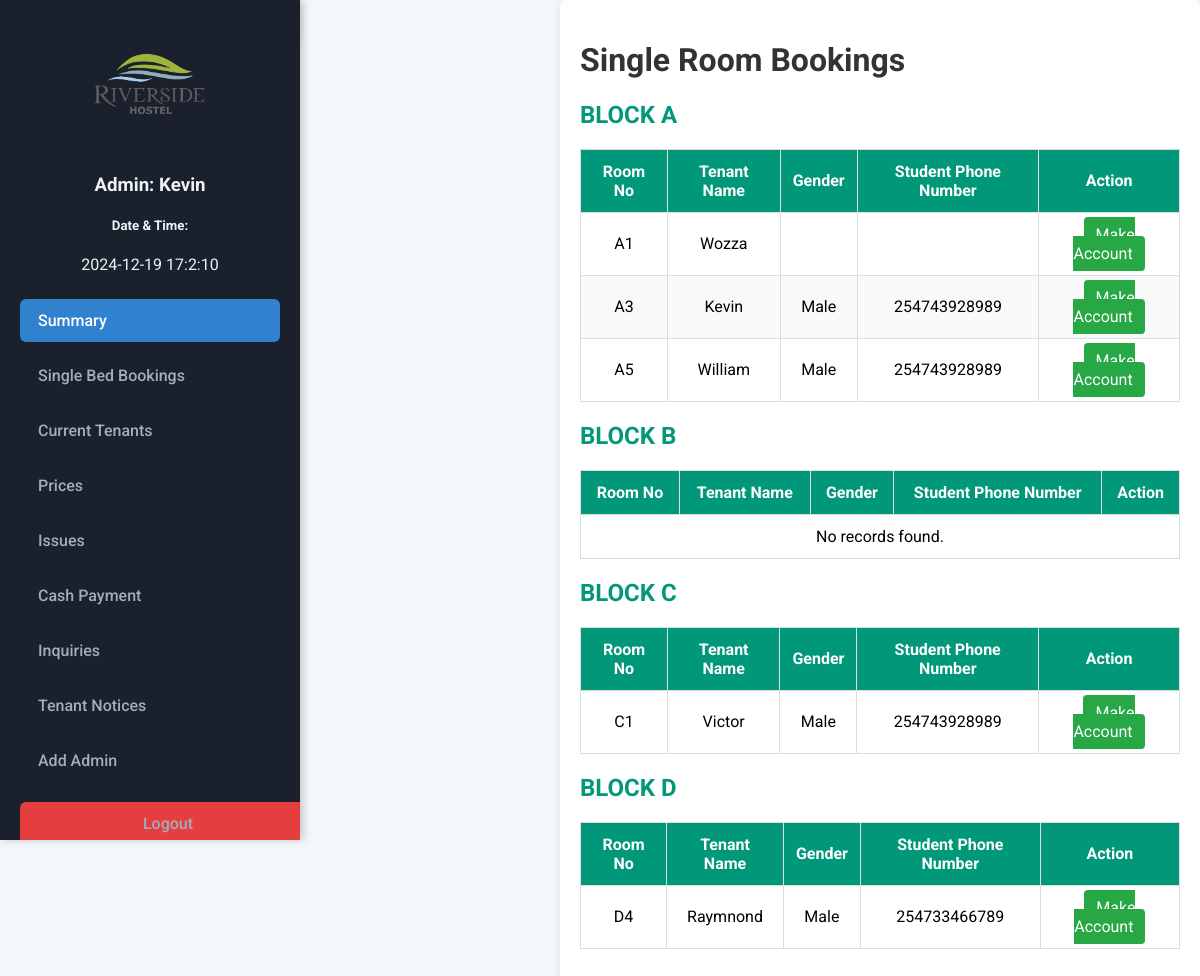
/ADMIN/booking.php (signed in), run on the app's committed database.
### tables this page shows
CREATE TABLE `blockabooking` (
  `RoomNo` varchar(100) NOT NULL,
  `Status` varchar(100) NOT NULL DEFAULT 'Available',
  `Name` varchar(100) NOT NULL,
  `LastName` varchar(100) NOT NULL,
  `StudentPhoneNumber` varchar(100) NOT NULL,
  `Gender` varchar(100) NOT NULL,
  `University` varchar(100) NOT NULL,
  `NumberPaid` varchar(100) NOT NULL,
  `TransactionId` varchar(100) NOT NULL
);

CREATE TABLE `blockcbooking` (
  `RoomNo` varchar(100) NOT NULL,
  `Status` varchar(100) NOT NULL DEFAULT 'Available',
  `Name` varchar(100) NOT NULL,
  `LastName` varchar(100) NOT NULL,
  `StudentPhoneNumber` varchar(100) NOT NULL,
  `Gender` varchar(100) NOT NULL,
  `University` varchar(100) NOT NULL,
  `NumberPaid` varchar(100) NOT NULL
);

CREATE TABLE `blockdbooking` (
  `RoomNo` varchar(100) NOT NULL,
  `Status` varchar(100) NOT NULL DEFAULT 'Available',
  `Name` varchar(100) NOT NULL,
  `LastName` varchar(100) NOT NULL,
  `StudentPhoneNumber` varchar(100) NOT NULL,
  `Gender` varchar(100) NOT NULL,
  `University` varchar(100) NOT NULL,
  `NumberPaid` varchar(100) NOT NULL
);

### ADMIN/booking.php (the view, shortened to what this page needs)
<!DOCTYPE html>
<html lang="en">
<head>
</head>
<body>
    <div class="container">
        <div class="side">
            <?php include("base.php"); ?>
        </div>
        <div class="content">
            <h1>Single Room Bookings</h1>
            <?php
            include("connection.php");
            ?>
            <div class="section-title">BLOCK A</div>
            <table>
                <thead>
                    <tr>
                        <th>Room No</th>
                        <th>Tenant Name</th>
                        <th>Gender</th>
                        <th>Student Phone Number</th>
                        <th>Action</th>
                    </tr>
                </thead>
                <tbody>
                    <?php
                    $query = "SELECT * FROM blockabooking WHERE Status = 'Booked'";
                    $result = mysqli_query($conn, $query);
                    if (mysqli_num_rows($result) > 0) {
                        while ($row = mysqli_fetch_assoc($result)) {
                            echo "<tr>
                                <td>{$row['RoomNo']}</td>
                                <td>{$row['Name']}</td>
                                <td>{$row['Gender']}</td>
                                <td>{$row['StudentPhoneNumber']}</td>
                                <td><a class='action-button' href='blocksbookings/blockabooking.php?tenantid={$row['RoomNo']}'>Make Account</a></td>
                            </tr>";
                        }
                    } else {
                        echo '<tr><td colspan="5">No records found.</td></tr>';
                    }
                    ?>
                </tbody>
            </table>
            <div class="section-title">BLOCK B</div>
            <table>
                <thead>
                    <tr>
                        <th>Room No</th>
                        <th>Tenant Name</th>
                        <th>Gender</th>
                        <th>Student Phone Number</th>
                        <th>Action</th>
                    </tr>
                </thead>
                <tbody>
                    <?php
                    $query = "SELECT * FROM blockbbooking WHERE Status = 'Booked'";
                    $result = mysqli_query($conn, $query);
                    if (mysqli_num_rows($result) > 0) {
                        while ($row = mysqli_fetch_assoc($result)) {
                            echo "<tr>
                                <td>{$row['RoomNo']}</td>
                                <td>{$row['Name']}</td>
                                <td>{$row['Gender']}</td>
                                <td>{$row['StudentPhoneNumber']}</td>
                                <td><a class='action-button' href='blocksbookings/blockbbooking.php?tenantid={$row['RoomNo']}'>Make Account</a></td>
                            </tr>";
                        }
                    } else {
                        echo '<tr><td colspan="5">No records found.</td></tr>';
                    }
                    ?>
                </tbody>
            </table>
            <div class="section-title">BLOCK C</div>
            <table>
                <thead>
                    <tr>
                        <th>Room No</th>
                        <th>Tenant Name</th>
                        <th>Gender</th>
                        <th>Student Phone Number</th>
                        <th>Action</th>
                    </tr>
                </thead>
                <tbody>
                    <?php
                    $query = "SELECT * FROM blockcbooking WHERE Status = 'Booked'";
                    $result = mysqli_query($conn, $query);
                    if (mysqli_num_rows($result) > 0) {
                        while ($row = mysqli_fetch_assoc($result)) {
                            echo "<tr>
                                <td>{$row['RoomNo']}</td>
                                <td>{$row['Name']}</td>
                                <td>{$row['Gender']}</td>
                                <td>{$row['StudentPhoneNumber']}</td>
                                <td><a class='action-button' href='blocksbookings/blockcbooking.php?tenantid={$row['RoomNo']}'>Make Account</a></td>
                            </tr>";
                        }
                    } else {
                        echo '<tr><td colspan="5">No records found.</td></tr>';
                    }
                    ?>
                </tbody>
            </table>
            <div class="section-title">BLOCK D</div>
            <table>
                <thead>
                    <tr>
                        <th>Room No</th>
                        <th>Tenant Name</th>
                        <th>Gender</th>
                        <th>Student Phone Number</th>
                        <th>Action</th>
                    </tr>
                </thead>
                <tbody>
                    <?php
                    $query = "SELECT * FROM blockdbooking WHERE Status = 'Booked'";
                    $result = mysqli_query($conn, $query);
                    if (mysqli_num_rows($result) > 0) {
                        while ($row = mysqli_fetch_assoc($result)) {
                            echo "<tr>
                                <td>{$row['RoomNo']}</td>
                                <td>{$row['Name']}</td>
                                <td>{$row['Gender']}</td>
                                <td>{$row['StudentPhoneNumber']}</td>
                                <td><a class='action-button' href='blocksbookings/blockdbooking.php?tenantid={$row['RoomNo']}'>Make Account</a></td>
                            </tr>";
                        }
                    } else {
                        echo '<tr><td colspan="5">No records found.</td></tr>';
                    }
                    ?>
                </tbody>
            </table>
        </div>
    </div>
</body>
</html>

### ADMIN/booking.php (style rules this page uses)
body { font-family: Arial, sans-serif; background-color: #f4f4f9; margin: 0; padding: 0; }
.container { display: flex; }
.content { padding: 20px; background-color: #ffffff; margin-left: 20px; box-shadow: 0 4px 8px rgba(0, 0, 0, 0.1); border-radius: 8px; }
h1 { color: #333; }
.section-title { text-align: left; font-size: 1.5em; font-weight: bold; color: #009879; margin: 20px 0; }
table { width: 100%; border-collapse: collapse; font-size: 16px; margin-bottom: 20px; }
table thead { background-color: #009879; color: #ffffff; }
table th, table td { padding: 12px; border: 1px solid #dddddd; text-align: center; }
table tbody tr:nth-child(even) { background-color: #f9f9f9; }
.action-button { background-color: #28a745; color: white; padding: 8px 12px; border: none; border-radius: 4px; cursor: pointer; text-decoration: none; transition: background-color 0.3s; }

### ADMIN/base.php (style rules this page uses)
body { background-color: #f4f7f9; font-family: 'Roboto', sans-serif; margin: 0; padding: 0; }
.content { margin-left: 260px; padding: 20px; }

### data on the page
blockabooking: RoomNo "A1", Name "Wozza"
blockabooking: RoomNo "A3", Name "Kevin", Gender "Male", StudentPhoneNumber "254743928989"
blockabooking: RoomNo "A5", Name "William", Gender "Male", StudentPhoneNumber "254743928989"
blockcbooking: RoomNo "C1", Name "Victor", Gender "Male", StudentPhoneNumber "254743928989"
blockdbooking: RoomNo "D4", Name "Raymnond", Gender "Male", StudentPhoneNumber "254733466789"

### other printed values
$_SESSION['username'] "Kevin"
